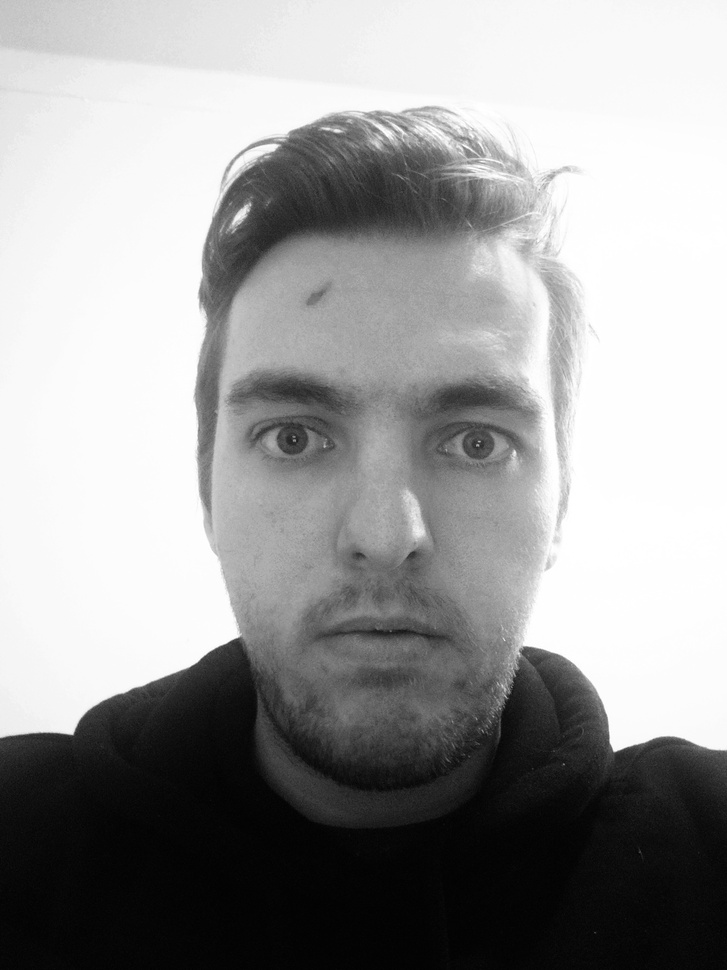
%> input picture part2/realization/pictures/selfie.jpg, 727 x 970 px, shrunk from 2448 x 3264 before the run
$ octave SVD.m   (GNU Octave 9; MATLAB toolbox functions it lacks are replaced by stand-ins)
%> lines starting %> are read from the running program, lines starting %| are printed output that depends on the picture; in (x1, y1, x2, y2) boxes, pixels count from 0 and x2, y2 are one past the last pixel; in counts of white or black regions, pixels touching at a corner belong together; the program's own positions count from 1
A = imread('selfie.jpg');
%> A is the input picture: size 970x727x3 uint8; min 1, max 255, mean 154.8
A = rgb2gray(A);
%> A: size 970x727 uint8
A = im2double(A);
%> A: size 970x727 double
[U,S,V] = svd(A);
S_1=zeros(size(A));S_2=zeros(size(A));S_5=zeros(size(A));S_10=zeros(size(A));S_20=zeros(size(A));S_r=zeros(size(A));
S_1(1,1) = S(1,1);
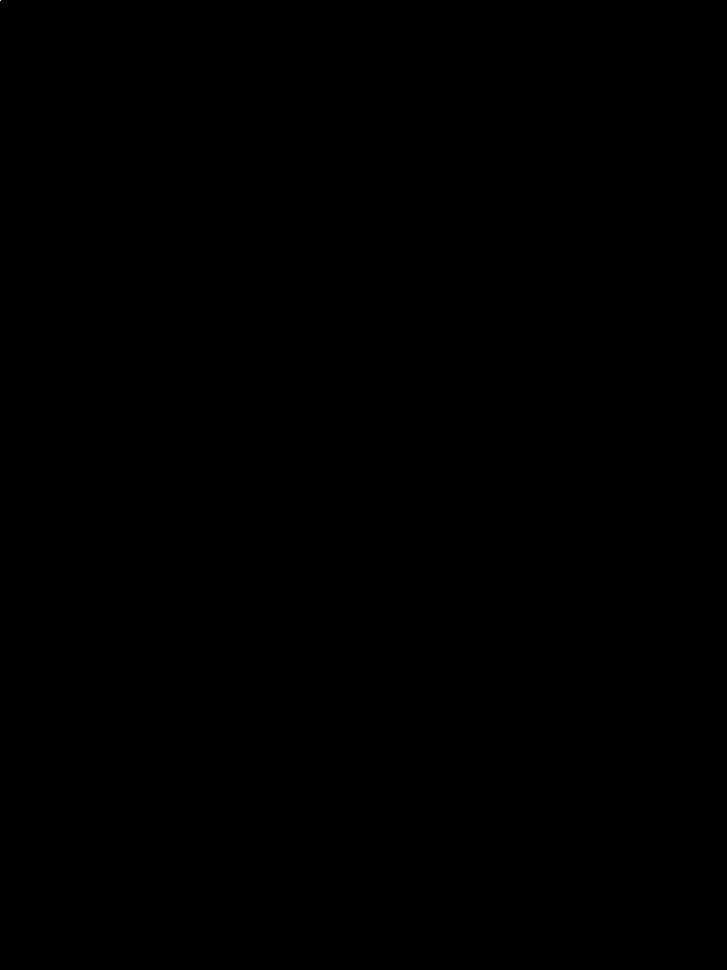
%> S_1: size 970x727 double; values 0 (black) and 592.9 (white), 0% white in thin lines or dots, all inside (x1, y1, x2, y2) = (0, 0, 1, 1)
S_2(1:2,1:2) = S(1:2,1:2);
S_5(1:5,1:5) = S(1:5,1:5);
S_10(1:10,1:10) = S(1:10,1:10);
S_20(1:20,1:20) = S(1:20,1:20);
A_1 = U*S_1*transpose(V);A_2 = U*S_2*transpose(V);A_5 = U*S_5*transpose(V);A_10 = U*S_10*transpose(V);
A_20 = U*S_20*transpose(V);;
figure;imshow(A);
figure;imshow(A_1);
%> after `imshow(A_1)`:
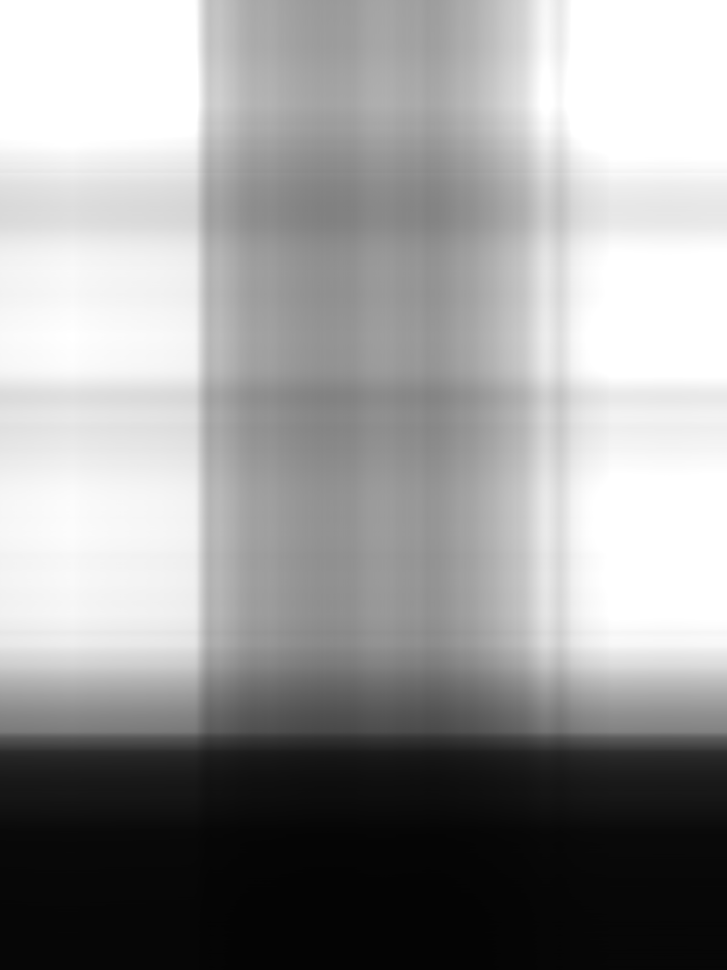
%> displayed picture: size 970x727, on the screen's scale of 0 to 255; min 4, max 255, mean 153.6
figure;imshow(A_2);
%> after `imshow(A_2)`:
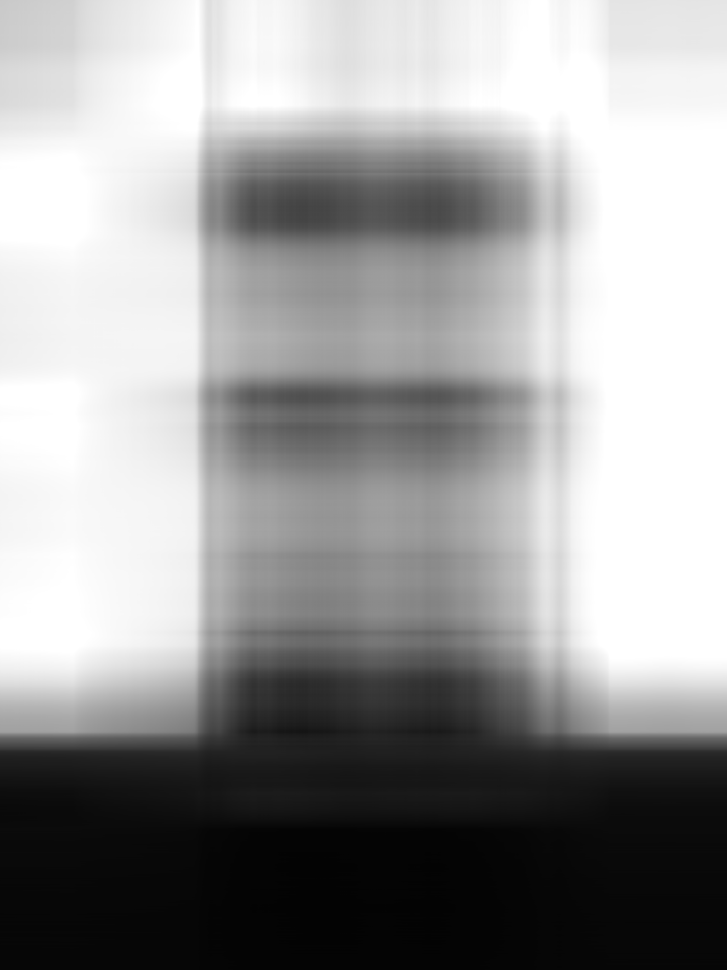
%> displayed picture: size 970x727, on the screen's scale of 0 to 255; min 3, max 255, mean 153.9
figure;imshow(A_5);
%> after `imshow(A_5)`:
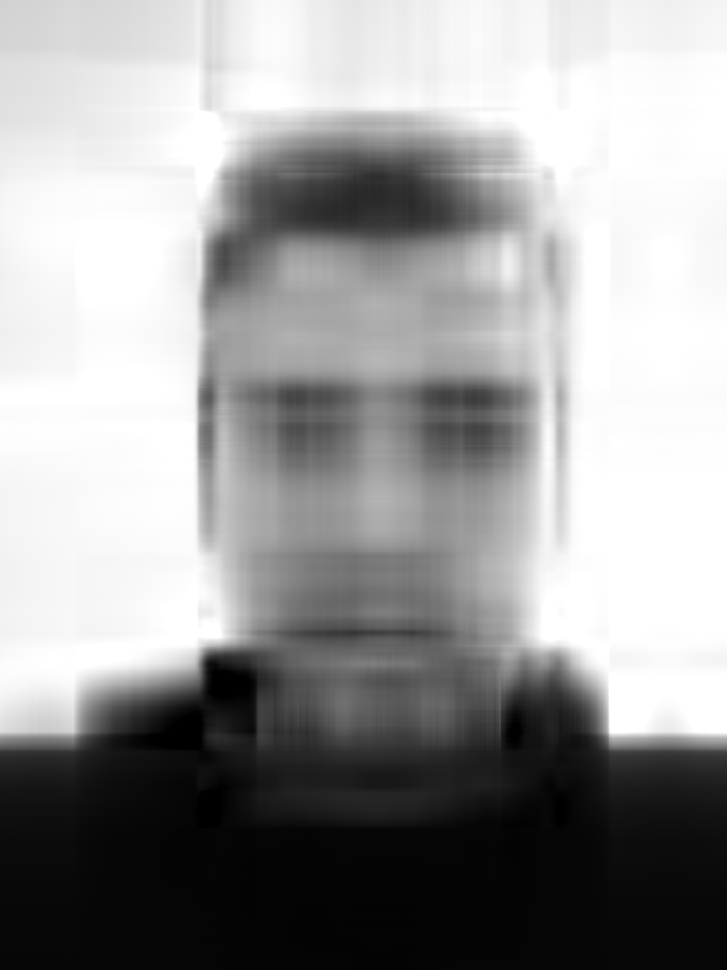
%> displayed picture: size 970x727, on the screen's scale of 0 to 255; min 0, max 255, mean 154.5
figure;imshow(A_10);
%> after `imshow(A_10)`:
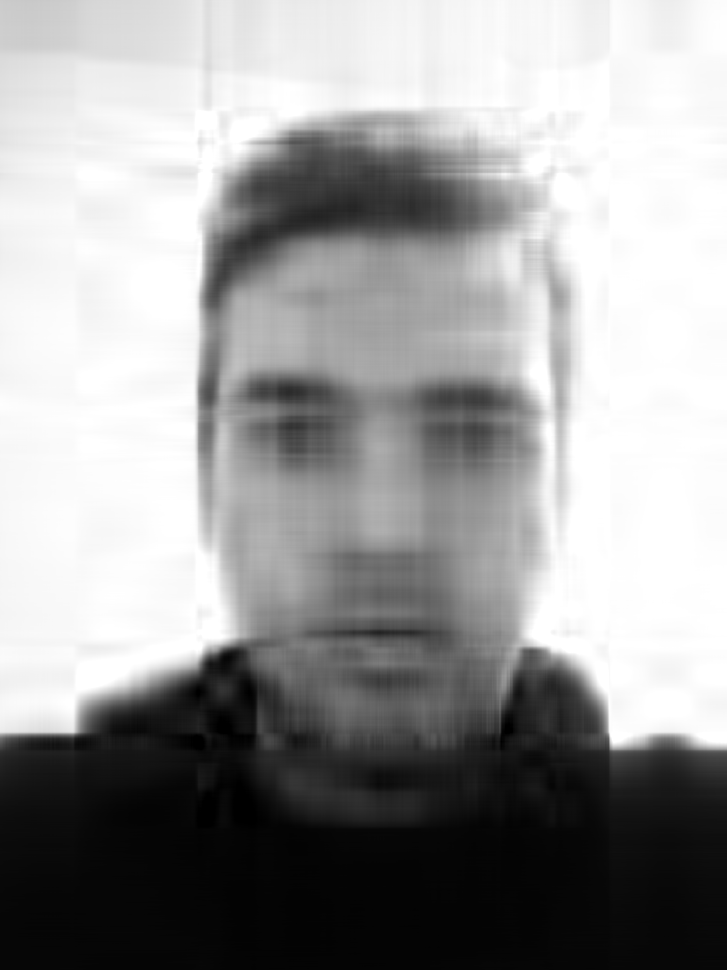
%> displayed picture: size 970x727, on the screen's scale of 0 to 255; min 0, max 255, mean 154.6
figure;imshow(A_20);
%> after `imshow(A_20)`:
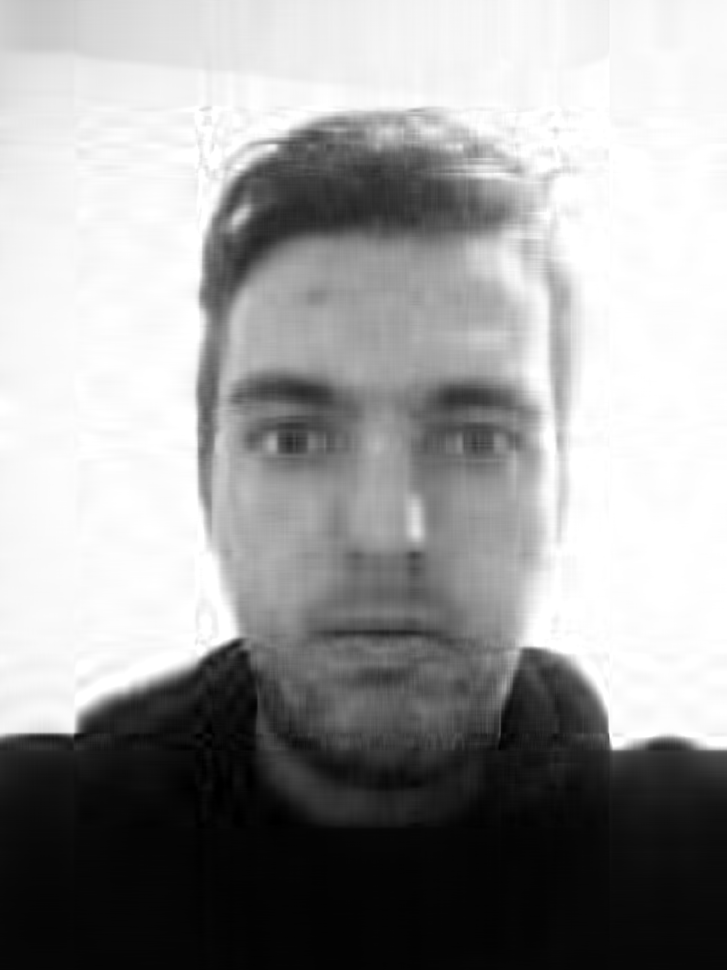
%> displayed picture: size 970x727, on the screen's scale of 0 to 255; min 0, max 255, mean 154.7
r = 1;
e = 1e-3;
while S(r,r)/S(1,1) > e
    S_r(r,r) = S(r,r);
    r = r + 1;
end
%> after the loop, r = 179
r
%> r = 179
A_r = U*S_r*transpose(V);;
figure;imshow(A_r);

$ run again, with part2/realization/pictures/A.jpg copied over part2/realization/pictures/selfie.jpg
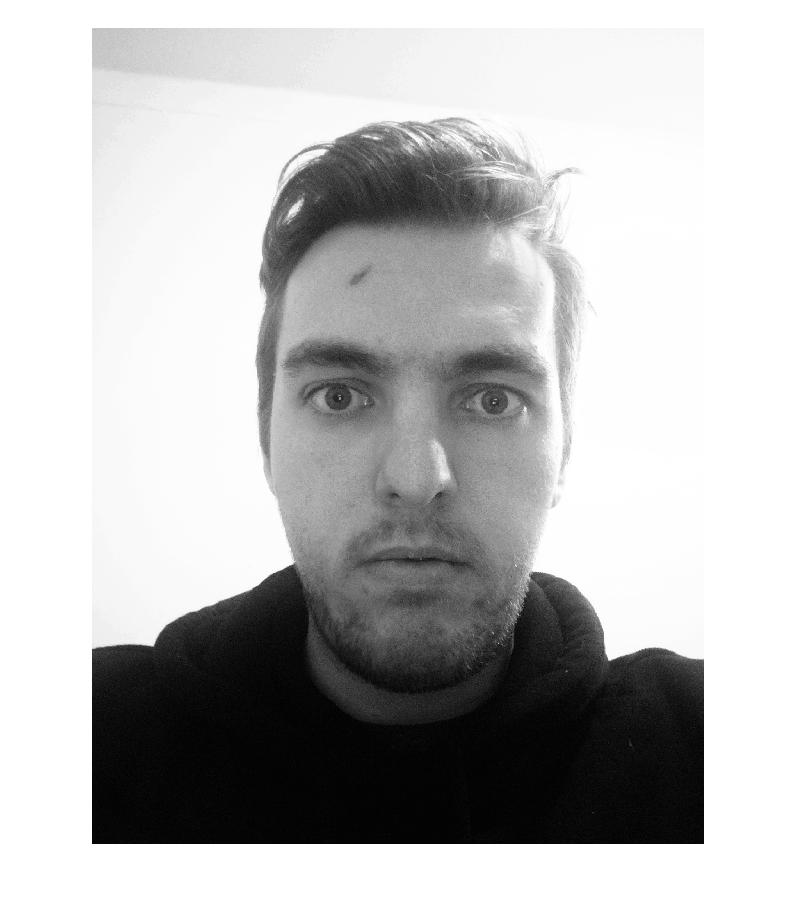
%> input picture part2/realization/pictures/A.jpg, 798 x 907 px
%> A is the input picture: size 907x798x3 uint8; min 0, max 255, mean 185.8
%> S_1: size 907x798 double; values 0 (black) and 669.2 (white), 0% white in thin lines or dots, all inside (x1, y1, x2, y2) = (0, 0, 1, 1)
%> `imshow(A_2)`:
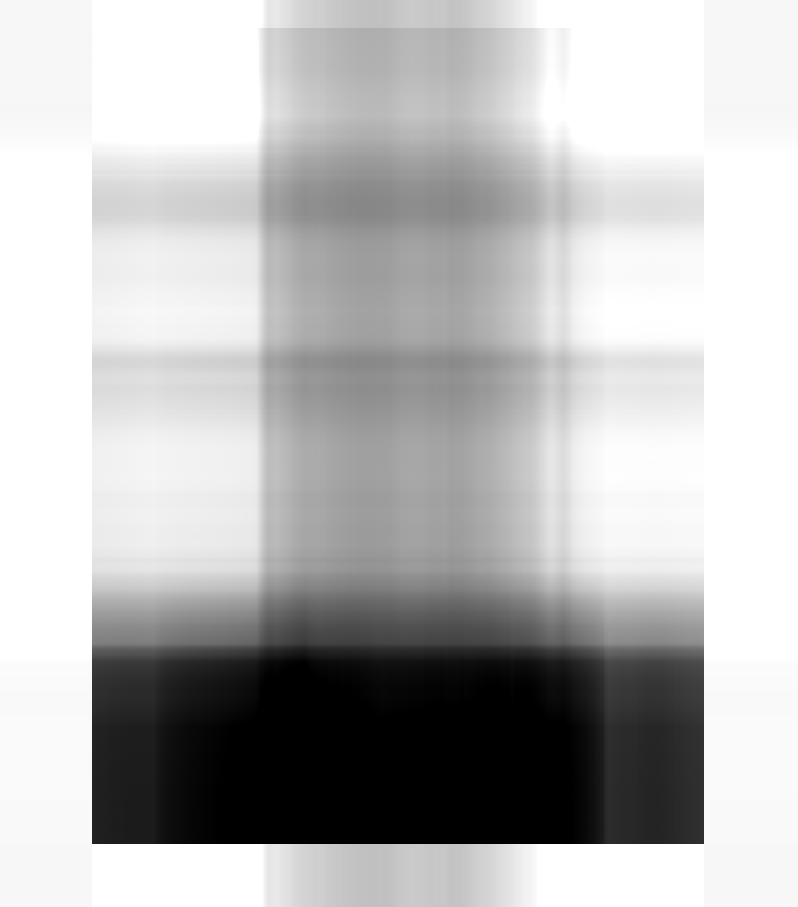
%> displayed picture: size 907x798, on the screen's scale of 0 to 255; min 0, max 255, mean 183.8
%> `imshow(A_10)`:
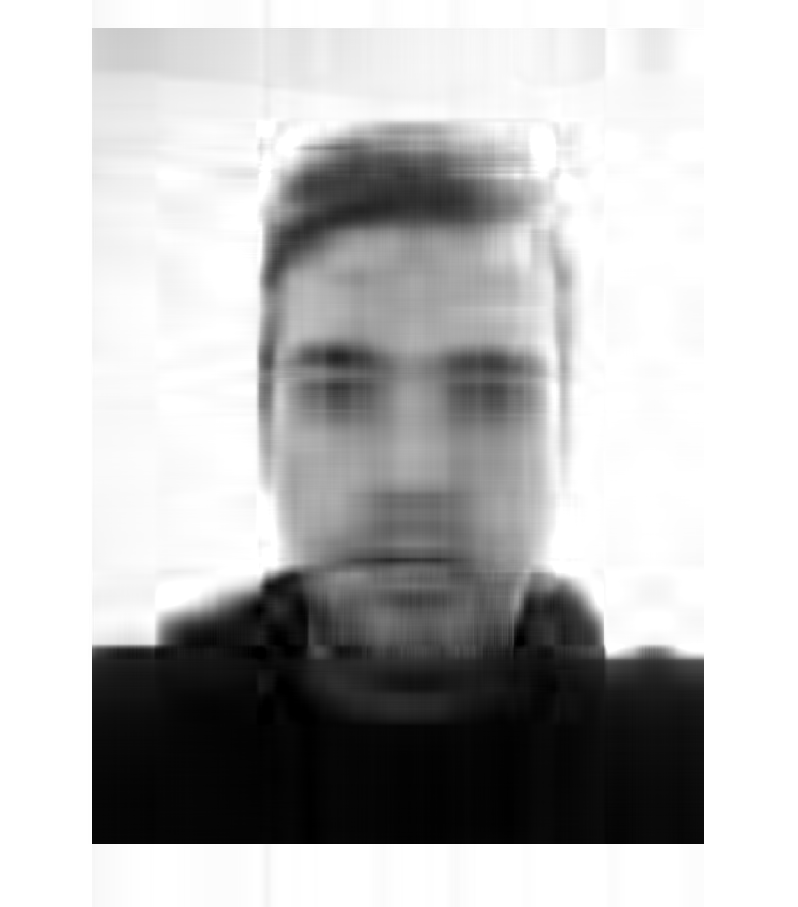
%> displayed picture: size 907x798, on the screen's scale of 0 to 255; min 0, max 255, mean 185.6
%> the loop `while S(r,r)/S(1,1) > e` made 143 passes
%> after the loop `while S(r,r)/S(1,1) > e`: r = 144

$ run again, with part2/realization/pictures/A_1.jpg copied over part2/realization/pictures/selfie.jpg
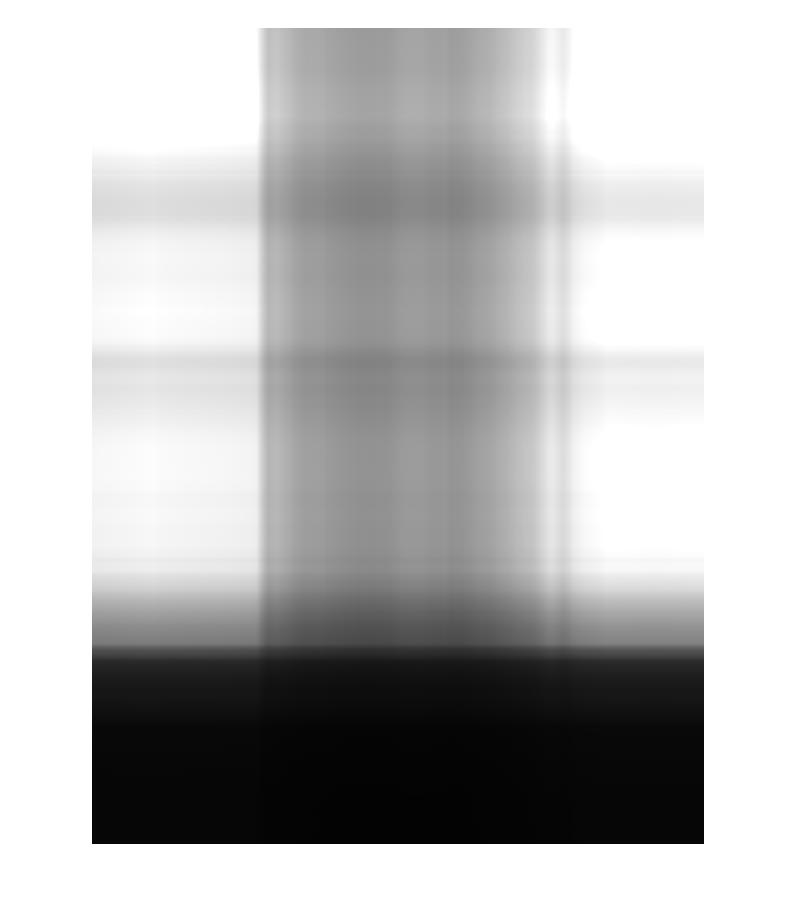
%> input picture part2/realization/pictures/A_1.jpg, 798 x 907 px
%> A is the input picture: size 907x798x3 uint8; min 0, max 255, mean 185
%> S_1: size 907x798 double; values 0 (black) and 665 (white), 0% white in thin lines or dots, all inside (x1, y1, x2, y2) = (0, 0, 1, 1)
%> `imshow(A_1)`:
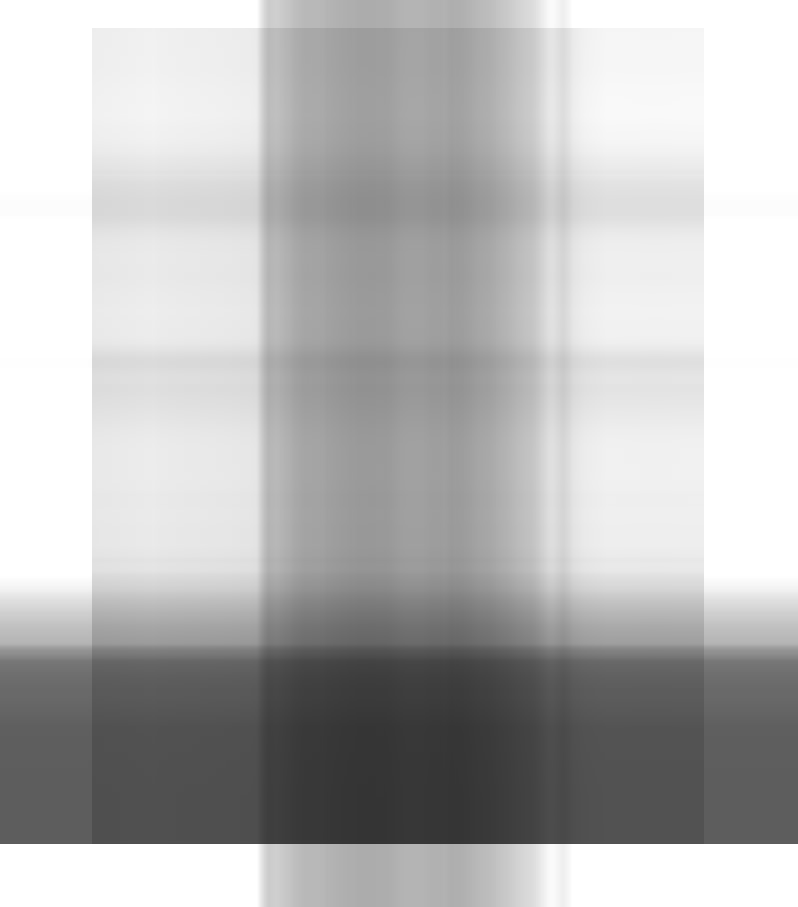
%> displayed picture: size 907x798, on the screen's scale of 0 to 255; min 52, max 255, mean 183.1
%> `imshow(A_2)`:
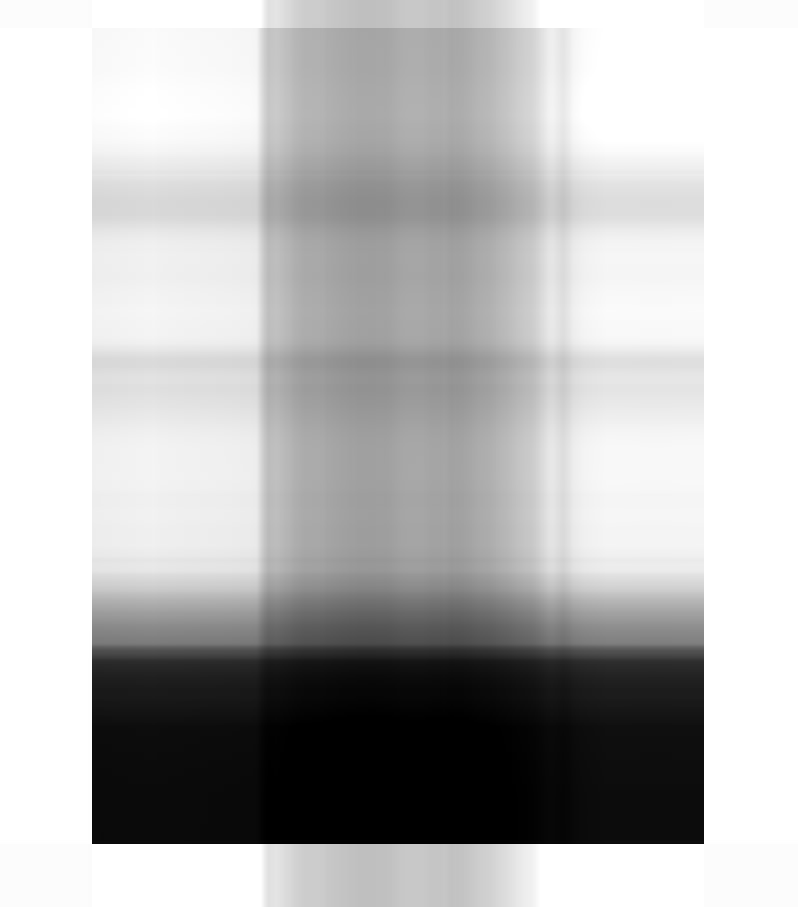
%> displayed picture: size 907x798, on the screen's scale of 0 to 255; min 0, max 255, mean 183.8
%> the loop `while S(r,r)/S(1,1) > e` made 5 passes
%> `r`: r = 6
